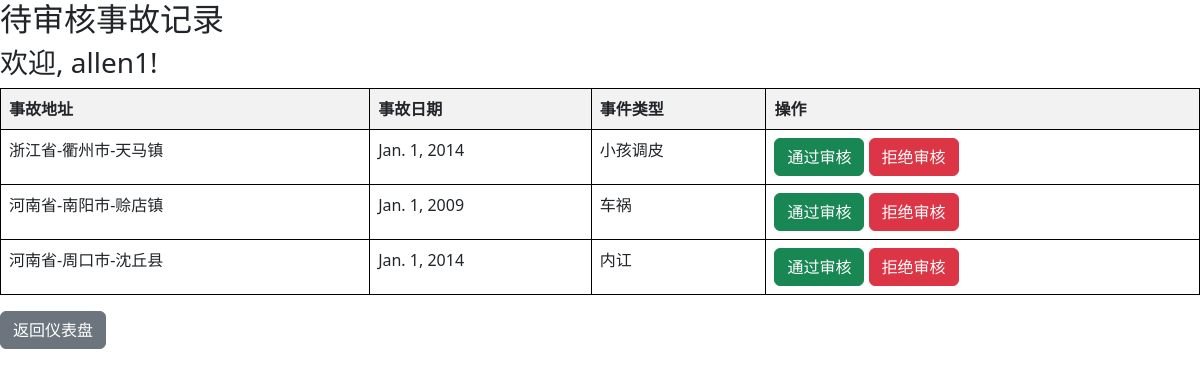
Screenshot of /review/ (signed in) with the database file from the repository.
### users/models.py (models this page shows, shortened)
class CustomUser(AbstractUser):
    is_admin = models.BooleanField(default=False)
    phone_number = models.CharField(max_length=15, blank=True, null=True)  # 电话号码
    address = models.TextField(blank=True, null=True)  # 地址

### data/models.py (models this page shows, shortened)
class Accident(models.Model):
    address = models.CharField(max_length=200)
    accident_date = models.DateField()
    description = models.TextField()
    accident_type = models.CharField(max_length=200)
    injured = models.PositiveIntegerField(default=0)
    dead = models.PositiveIntegerField(default=0)
    unknown = models.CharField(max_length=200, default='情况未知')
    latitude = models.FloatField(default=0.0)
    longitude = models.FloatField(default=0.0)
    video_link = models.CharField(max_length=200)
    is_approved = models.BooleanField(False)
    is_deleted = models.BooleanField(default=False)
    created_by = models.ForeignKey(User, on_delete=models.CASCADE)

### data/views.py (the view)
# urls.py: path('review/', views.admin_review_accident, name='admin_review_accident'),
@user_passes_test(is_admin)
def admin_review_accident(request):
    accidents_to_review = Accident.objects.filter(is_approved=False)
    return render(request, 'data/admin_review_accidents.html', {'accidents': accidents_to_review})

### data/views.py (called while the page is built)
def is_admin(user):
    return user.is_staff

### templates/data/admin_review_accidents.html
{% extends 'base_generic.html' %}
{% block content %}
<h2>待审核事故记录</h2>
<h3>欢迎, {{ user.username }}!</h3>
{% if accidents %}
    <table class="table table-bordered">
        <thead>
            <tr>
                <th>事故地址</th>
                <th>事故日期</th>
                <th>事件类型</th>
                <th>操作</th>
            </tr>
        </thead>
        <tbody>
            {% for accident in accidents %}
            <tr>
                <td>{{ accident.address }}</td>
                <td>{{ accident.accident_date }}</td>
                <td>{{ accident.accident_type }}</td>
                <td>
                    <a href="{% url 'admin_approve_accident' accident.id %}" class="btn btn-success">通过审核</a>
                    <a href="{% url 'admin_reject_accident' accident.id %}" class="btn btn-danger">拒绝审核</a>
                </td>
            </tr>
            {% endfor %}
        </tbody>
    </table>
    {% else %}
        <div class="alert alert-info">
            当前无事故需要处理。
        </div>
    {% endif %}
<a href="{% url 'admin_dashboard' %}" class="btn btn-secondary">返回仪表盘</a>
{% endblock %}

### static/styles.css (style rules this page uses)
.table { width: 100%; border-collapse: collapse; }
.table th, .table td { border: 1px solid black; padding: 8px; text-align: left; }
.table th { background-color: #f2f2f2; }
.table tr:nth-child(even) { background-color: #f9f9f9; }

### rows the page displays
CustomUser: username "allen1"
Accident: address "浙江省-衢州市-天马镇", accident_date "Jan. 1, 2014", accident_type "小孩调皮"
Accident: address "河南省-南阳市-赊店镇", accident_date "Jan. 1, 2009", accident_type "车祸"
Accident: address "河南省-周口市-沈丘县", accident_date "Jan. 1, 2014", accident_type "内讧"
